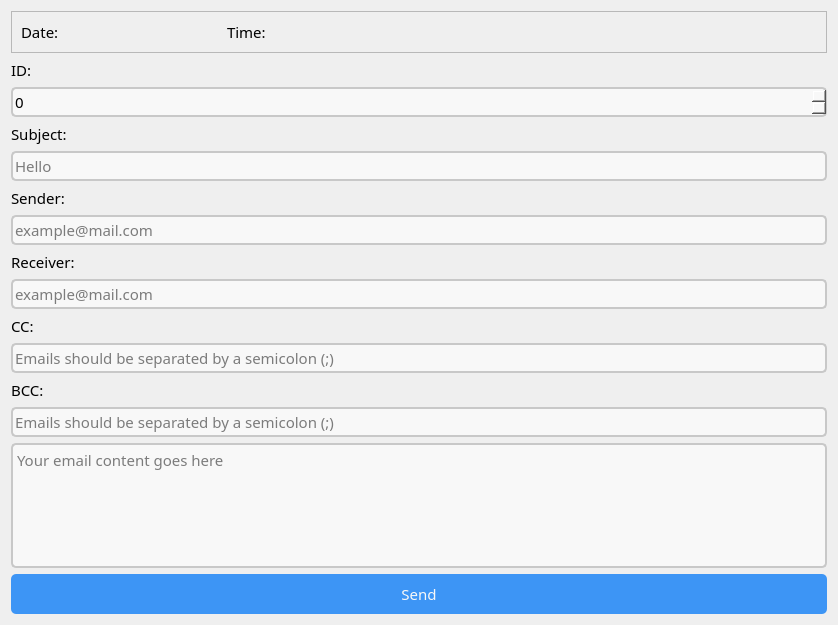
<?xml version="1.0" encoding="UTF-8"?>
<ui version="4.0">
 <class>EmailWindow</class>
 <widget class="QWidget" name="EmailWindow">
  <property name="geometry">
   <rect>
    <x>0</x>
    <y>0</y>
    <width>838</width>
    <height>625</height>
   </rect>
  </property>
  <property name="font">
   <font>
    <family>Montserrat</family>
   </font>
  </property>
  <property name="windowTitle">
   <string>Form</string>
  </property>
  <property name="styleSheet">
   <string notr="true">/**
 * Blue: rgb(61, 149, 245);
 * Hover Blue: rgb(13, 122, 242);
 * Light Hover Blue: rgb(187, 225, 250);
 * Red: rgb(242, 22, 43);
 * Hover Red: rgb(203, 11, 29);
 * Green: rgb(82, 224, 102);
 * Yellow: rgb(253, 214, 52);
 * Hover Yellow:  rgb(253, 205, 36);
 * Hover Green: rgb(39, 216, 63);
 * Light Gray: rgb(200, 200, 200);
 * Gray : rgb(239, 239, 239);
 * White: rgb(248, 248, 248);
 */

#EmailWindow {
	background-color: rgb(239, 239, 239);
	border-radius: 10px;
}

QLabel {
	background-color: rgb(239, 239, 239);
}

QLineEdit {
	background-color: rgb(248, 248, 248);
	border-radius: 5px;
	border: 2px solid rgb(200, 200, 200);
}

QLineEdit:hover {
	border: 2px solid rgb(187, 225, 250);
}

QLineEdit:focus {
	border: 2px solid rgb(13, 122, 242);
}

QSpinBox {
	background-color: rgb(248, 248, 248);
	border-radius: 5px;
	border: 2px solid rgb(200, 200, 200);
}

QSpinBox:hover {
	border: 2px solid rgb(187, 225, 250);
}

QSpinBox:focus {
	border: 2px solid rgb(13, 122, 242);
}

QPlainTextEdit {
	background-color: rgb(248, 248, 248);
	border-radius: 5px;
	border: 2px solid rgb(200, 200, 200);
}

QPlainTextEdit:hover {
	border: 2px solid rgb(187, 225, 250);
}

QPlainTextEdit:focus {
	border: 2px solid rgb(13, 122, 242);
}

QPushButton {
	background-color: rgb(61, 149, 245);
	color: rgb(248, 248, 248);
	border-radius: 5px;
}

QPushButton:hover {
	background-color: rgb(13, 122, 242);
}
</string>
  </property>
  <layout class="QGridLayout" name="gridLayout">
   <item row="9" column="0">
    <widget class="QLabel" name="ccLabel">
     <property name="font">
      <font>
       <family>Montserrat</family>
       <pointsize>11</pointsize>
      </font>
     </property>
     <property name="text">
      <string>CC:</string>
     </property>
    </widget>
   </item>
   <item row="8" column="0">
    <widget class="QLineEdit" name="receiverLineEdit">
     <property name="minimumSize">
      <size>
       <width>0</width>
       <height>30</height>
      </size>
     </property>
     <property name="font">
      <font>
       <family>Montserrat</family>
       <pointsize>11</pointsize>
      </font>
     </property>
     <property name="maxLength">
      <number>50</number>
     </property>
     <property name="placeholderText">
      <string>example@mail.com</string>
     </property>
    </widget>
   </item>
   <item row="2" column="0">
    <widget class="QSpinBox" name="idSpinBox">
     <property name="minimumSize">
      <size>
       <width>0</width>
       <height>30</height>
      </size>
     </property>
     <property name="font">
      <font>
       <family>Montserrat</family>
       <pointsize>11</pointsize>
      </font>
     </property>
     <property name="styleSheet">
      <string notr="true"/>
     </property>
     <property name="maximum">
      <number>999999999</number>
     </property>
    </widget>
   </item>
   <item row="4" column="0">
    <widget class="QLineEdit" name="subjectLineEdit">
     <property name="minimumSize">
      <size>
       <width>0</width>
       <height>30</height>
      </size>
     </property>
     <property name="font">
      <font>
       <family>Montserrat</family>
       <pointsize>11</pointsize>
      </font>
     </property>
     <property name="placeholderText">
      <string>Hello</string>
     </property>
    </widget>
   </item>
   <item row="7" column="0">
    <widget class="QLabel" name="receiverLabel">
     <property name="font">
      <font>
       <family>Montserrat</family>
       <pointsize>11</pointsize>
      </font>
     </property>
     <property name="text">
      <string>Receiver:</string>
     </property>
    </widget>
   </item>
   <item row="1" column="0">
    <widget class="QLabel" name="idLabel">
     <property name="font">
      <font>
       <family>Montserrat</family>
       <pointsize>11</pointsize>
      </font>
     </property>
     <property name="text">
      <string>ID:</string>
     </property>
    </widget>
   </item>
   <item row="3" column="0">
    <widget class="QLabel" name="subjectLabel">
     <property name="font">
      <font>
       <family>Montserrat</family>
       <pointsize>11</pointsize>
      </font>
     </property>
     <property name="text">
      <string>Subject:</string>
     </property>
    </widget>
   </item>
   <item row="12" column="0">
    <widget class="QLineEdit" name="bccLineEdit">
     <property name="minimumSize">
      <size>
       <width>0</width>
       <height>30</height>
      </size>
     </property>
     <property name="font">
      <font>
       <family>Montserrat</family>
       <pointsize>11</pointsize>
      </font>
     </property>
     <property name="maxLength">
      <number>1020</number>
     </property>
     <property name="placeholderText">
      <string>Emails should be separated by a semicolon (;)</string>
     </property>
    </widget>
   </item>
   <item row="11" column="0">
    <widget class="QLabel" name="bccLabel">
     <property name="font">
      <font>
       <family>Montserrat</family>
       <pointsize>11</pointsize>
      </font>
     </property>
     <property name="text">
      <string>BCC:</string>
     </property>
    </widget>
   </item>
   <item row="10" column="0">
    <widget class="QLineEdit" name="ccLineEdit">
     <property name="minimumSize">
      <size>
       <width>0</width>
       <height>30</height>
      </size>
     </property>
     <property name="font">
      <font>
       <family>Montserrat</family>
       <pointsize>11</pointsize>
      </font>
     </property>
     <property name="text">
      <string/>
     </property>
     <property name="maxLength">
      <number>1020</number>
     </property>
     <property name="placeholderText">
      <string>Emails should be separated by a semicolon (;)</string>
     </property>
    </widget>
   </item>
   <item row="13" column="0">
    <widget class="QPlainTextEdit" name="contentLineEdit">
     <property name="font">
      <font>
       <family>Montserrat</family>
       <pointsize>11</pointsize>
      </font>
     </property>
     <property name="sizeAdjustPolicy">
      <enum>QAbstractScrollArea::AdjustToContentsOnFirstShow</enum>
     </property>
     <property name="tabChangesFocus">
      <bool>true</bool>
     </property>
     <property name="placeholderText">
      <string>Your email content goes here</string>
     </property>
    </widget>
   </item>
   <item row="14" column="0">
    <widget class="QPushButton" name="writeButton">
     <property name="sizePolicy">
      <sizepolicy hsizetype="Minimum" vsizetype="Fixed">
       <horstretch>0</horstretch>
       <verstretch>0</verstretch>
      </sizepolicy>
     </property>
     <property name="minimumSize">
      <size>
       <width>0</width>
       <height>40</height>
      </size>
     </property>
     <property name="font">
      <font>
       <family>Montserrat</family>
       <pointsize>11</pointsize>
       <weight>50</weight>
       <bold>false</bold>
      </font>
     </property>
     <property name="focusPolicy">
      <enum>Qt::TabFocus</enum>
     </property>
     <property name="text">
      <string>Send</string>
     </property>
     <property name="icon">
      <iconset resource="resources.qrc">
       <normaloff>:/icons/send.png</normaloff>:/icons/send.png</iconset>
     </property>
     <property name="iconSize">
      <size>
       <width>24</width>
       <height>24</height>
      </size>
     </property>
    </widget>
   </item>
   <item row="5" column="0">
    <widget class="QLabel" name="senderLabel">
     <property name="font">
      <font>
       <family>Montserrat</family>
       <pointsize>11</pointsize>
      </font>
     </property>
     <property name="text">
      <string>Sender:</string>
     </property>
    </widget>
   </item>
   <item row="6" column="0">
    <widget class="QLineEdit" name="senderLineEdit">
     <property name="minimumSize">
      <size>
       <width>0</width>
       <height>30</height>
      </size>
     </property>
     <property name="font">
      <font>
       <family>Montserrat</family>
       <pointsize>11</pointsize>
      </font>
     </property>
     <property name="maxLength">
      <number>50</number>
     </property>
     <property name="placeholderText">
      <string>example@mail.com</string>
     </property>
    </widget>
   </item>
   <item row="0" column="0">
    <widget class="QFrame" name="datetimeFrame">
     <property name="minimumSize">
      <size>
       <width>0</width>
       <height>30</height>
      </size>
     </property>
     <property name="font">
      <font>
       <family>Montserrat</family>
       <pointsize>11</pointsize>
      </font>
     </property>
     <property name="frameShape">
      <enum>QFrame::StyledPanel</enum>
     </property>
     <property name="frameShadow">
      <enum>QFrame::Raised</enum>
     </property>
     <layout class="QHBoxLayout" name="horizontalLayout">
      <item>
       <widget class="QLabel" name="dateLabel">
        <property name="sizePolicy">
         <sizepolicy hsizetype="Fixed" vsizetype="Fixed">
          <horstretch>0</horstretch>
          <verstretch>0</verstretch>
         </sizepolicy>
        </property>
        <property name="minimumSize">
         <size>
          <width>200</width>
          <height>20</height>
         </size>
        </property>
        <property name="font">
         <font>
          <family>Montserrat</family>
          <pointsize>11</pointsize>
         </font>
        </property>
        <property name="text">
         <string>Date:</string>
        </property>
       </widget>
      </item>
      <item>
       <widget class="QLabel" name="timeLabel">
        <property name="sizePolicy">
         <sizepolicy hsizetype="Minimum" vsizetype="Fixed">
          <horstretch>0</horstretch>
          <verstretch>0</verstretch>
         </sizepolicy>
        </property>
        <property name="minimumSize">
         <size>
          <width>0</width>
          <height>20</height>
         </size>
        </property>
        <property name="font">
         <font>
          <family>Montserrat</family>
          <pointsize>11</pointsize>
         </font>
        </property>
        <property name="text">
         <string>Time:</string>
        </property>
       </widget>
      </item>
     </layout>
    </widget>
   </item>
  </layout>
 </widget>
 <tabstops>
  <tabstop>idSpinBox</tabstop>
  <tabstop>subjectLineEdit</tabstop>
  <tabstop>senderLineEdit</tabstop>
  <tabstop>receiverLineEdit</tabstop>
  <tabstop>ccLineEdit</tabstop>
  <tabstop>bccLineEdit</tabstop>
  <tabstop>contentLineEdit</tabstop>
 </tabstops>
 <resources>
  <include location="resources.qrc"/>
 </resources>
 <connections/>
</ui>
